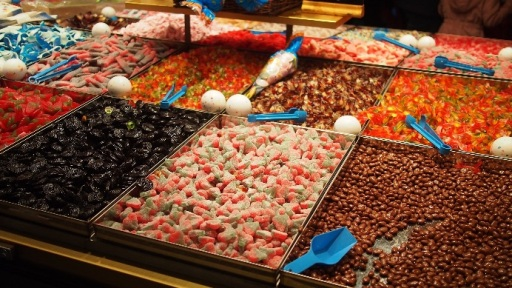
#> input picture images/candy.jpg, 512 x 288 px
$ python changingColorspace.py
#> lines starting #> are read from the running program, lines starting #| are printed output that depends on the picture
import cv2

img = cv2.imread('images/candy.jpg')
#> img is the input picture: shape (288, 512, 3); mean B, G, R 53.1, 76.4, 123.1
cv2.imshow("Original", img)
cv2.waitKey(0)
# converting into gray
gray = cv2.cvtColor(img, cv2.COLOR_BGR2GRAY)
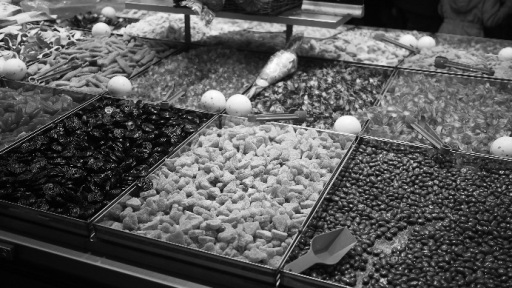
#> gray: shape (288, 512); min 0, max 254, mean 87.7
cv2.imshow("Gray", gray)
cv2.waitKey(0)
# converting into HSV
hsv = cv2.cvtColor(img, cv2.COLOR_BGR2HSV)
#> hsv: shape (288, 512, 3); mean H, S, V 20.4, 164.7, 126.9
cv2.imshow("HSV", hsv)
cv2.waitKey(0)
# converting into RGB
rgb = cv2.cvtColor(img, cv2.COLOR_BGR2RGB)
cv2.imshow("RGB", rgb)
cv2.waitKey(0)
cv2.destroyAllWindows()

$ run again, with images/house.jpg copied over images/candy.jpg
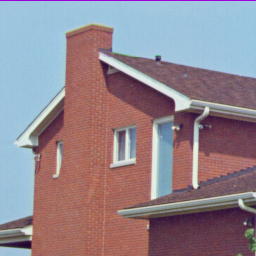
#> input picture images/house.jpg, 256 x 256 px
#> img is the input picture: shape (256, 256, 3); mean B, G, R 142, 133, 146.6
#> `gray = cv2.cvtColor(img, cv2.COLOR_BGR2GRAY)`:
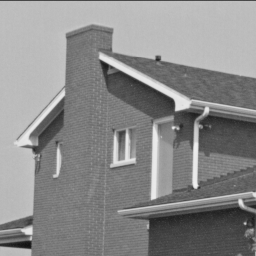
#> gray: shape (256, 256); min 17, max 239, mean 138.1
#> hsv: shape (256, 256, 3); mean H, S, V 85, 83.6, 169.2
